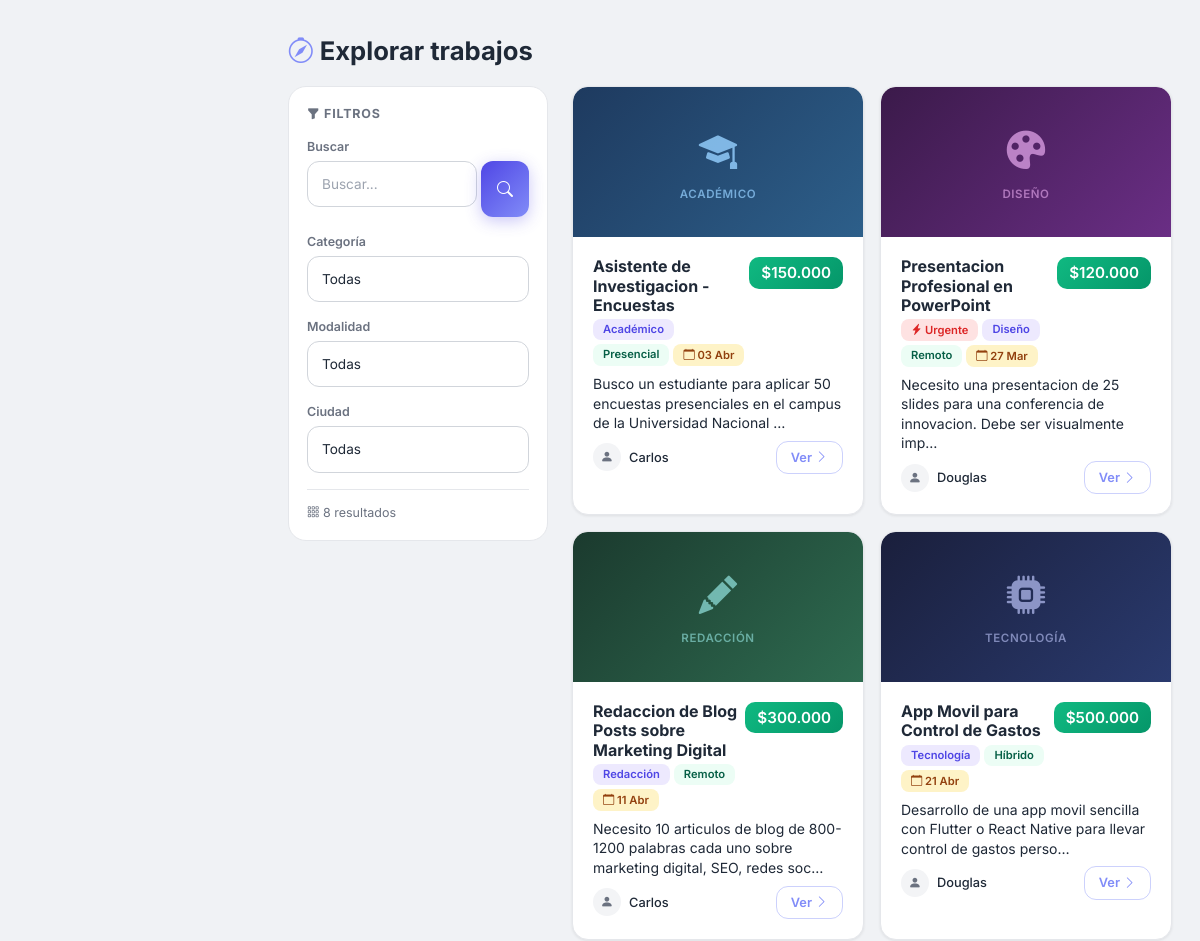
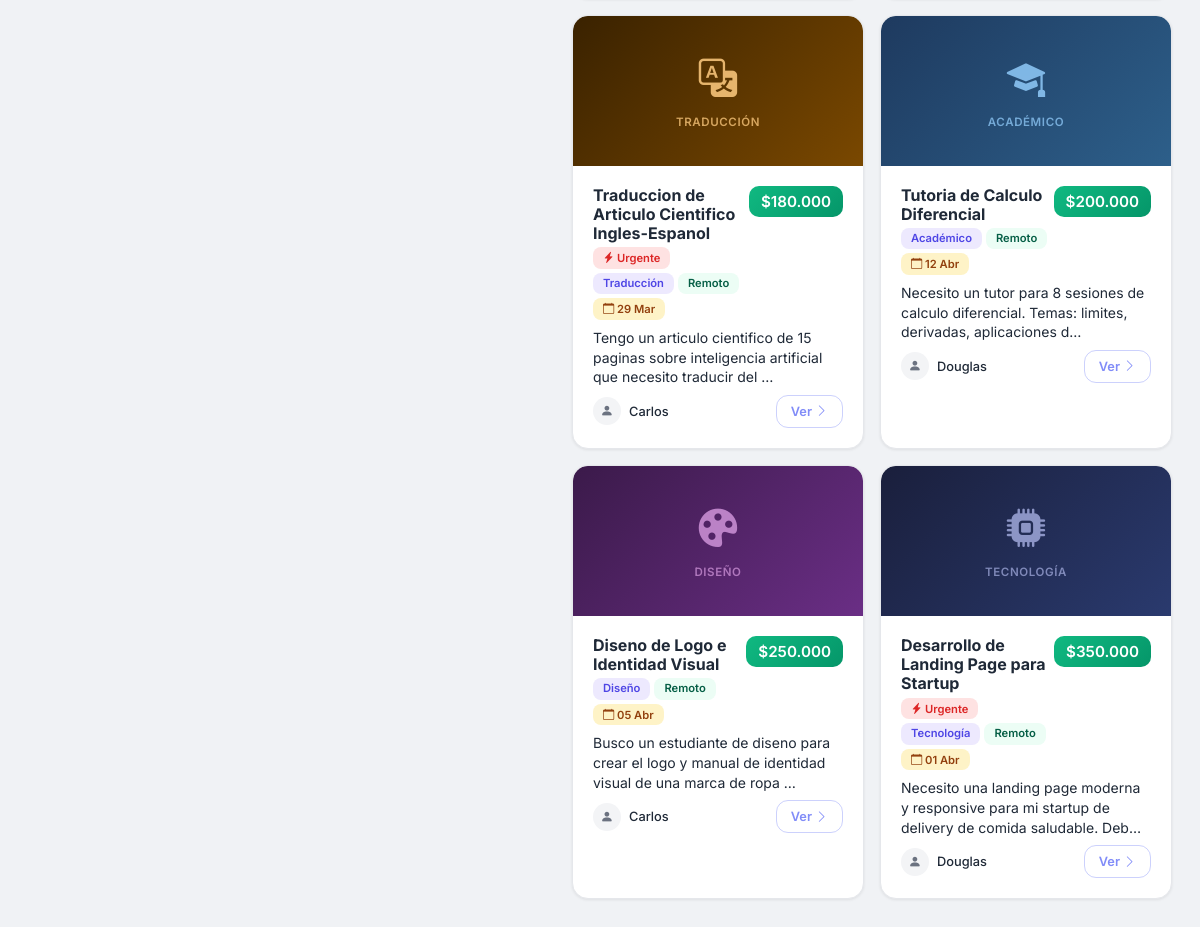
The app's page /jobs/, older data (2 pictures, top to bottom).
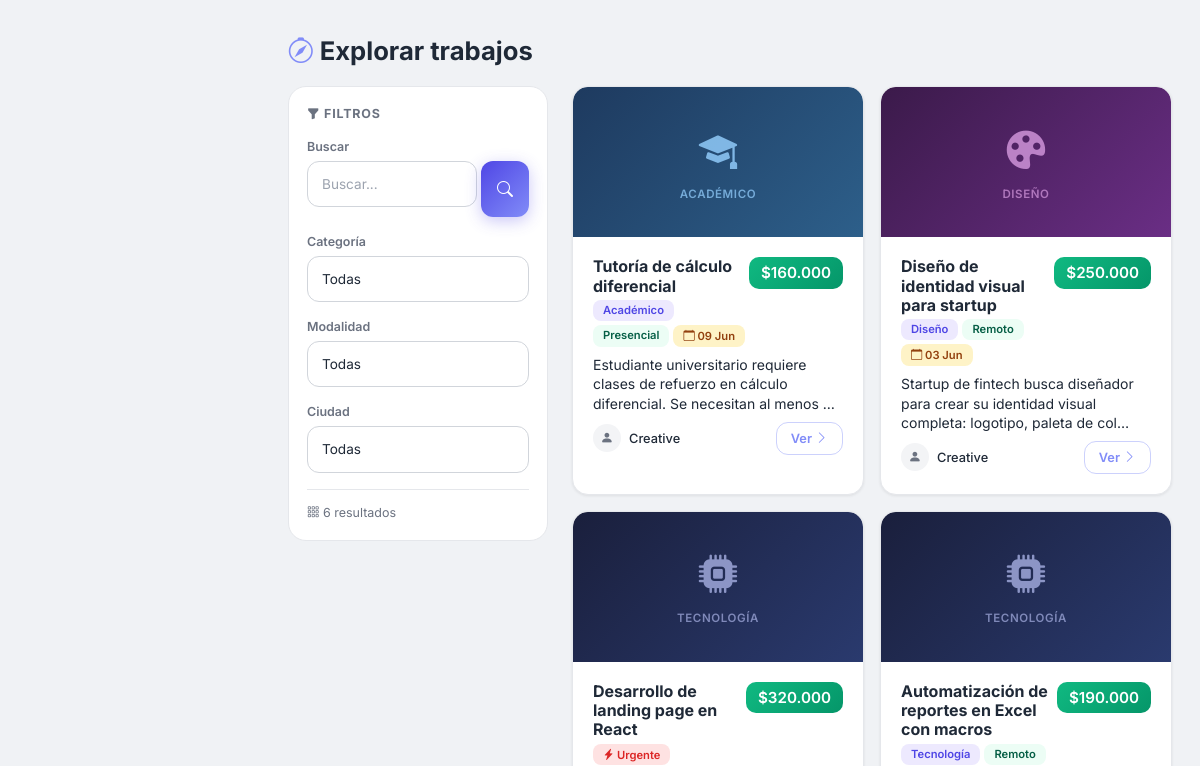
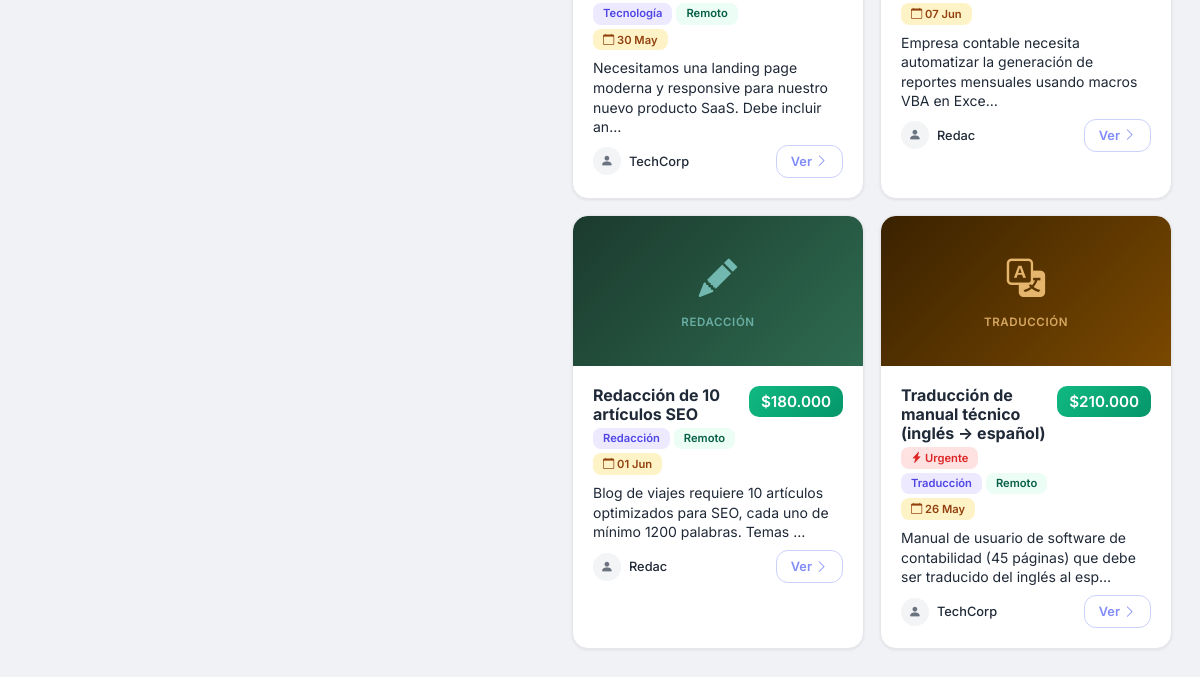
The same page, newer data (2 pictures, top to bottom).
### jobs/models.py (models this page shows, shortened)
class Job(models.Model):
    class Estado(models.TextChoices):
        DISPONIBLE = 'disponible', 'Disponible'
        EN_PROCESO = 'en_proceso', 'En proceso'
        FINALIZADO = 'finalizado', 'Finalizado'
    class Categoria(models.TextChoices):
        ACADEMICO = 'academico', 'Académico'
        TECNOLOGIA = 'tecnologia', 'Tecnología'
        DISENO = 'diseno', 'Diseño'
        REDACCION = 'redaccion', 'Redacción'
        TRADUCCION = 'traduccion', 'Traducción'
        OTRO = 'otro', 'Otro'
    class Modalidad(models.TextChoices):
        PRESENCIAL = 'presencial', 'Presencial'
        REMOTO = 'remoto', 'Remoto'
        HIBRIDO = 'hibrido', 'Híbrido'
    titulo = models.CharField(max_length=200)
    descripcion = models.TextField()
    requisitos = models.TextField(blank=True, verbose_name='Requisitos')
    habilidades_requeridas = models.CharField(max_length=300, blank=True, verbose_name='Habilidades requeridas')
    pago = models.DecimalField(max_digits=10, decimal_places=2)
    estado = models.CharField(max_length=20, choices=Estado.choices, default=Estado.DISPONIBLE)
    categoria = models.CharField(max_length=20, choices=Categoria.choices, default=Categoria.OTRO)
    modalidad = models.CharField(max_length=20, choices=Modalidad.choices, default=Modalidad.REMOTO)
    ubicacion = models.CharField(max_length=200, blank=True, verbose_name='Ubicación')
    duracion_estimada = models.CharField(max_length=100, blank=True, verbose_name='Duración estimada')
    urgente = models.BooleanField(default=False)
    imagen = models.ImageField(upload_to='trabajos/', blank=True, null=True)
    creador = models.ForeignKey(settings.AUTH_USER_MODEL, on_delete=models.CASCADE, related_name='trabajos_creados')
    asignado = models.ForeignKey(settings.AUTH_USER_MODEL, on_delete=models.SET_NULL, null=True, blank=True, related_name='trabajos_asignados')
    fecha_limite = models.DateField()
    created_at = models.DateTimeField(auto_now_add=True)
    updated_at = models.DateTimeField(auto_now=True)
    class Meta:
        verbose_name = 'Trabajo'
        verbose_name_plural = 'Trabajos'
        ordering = ['-created_at']

### accounts/models.py (models this page shows, shortened)
class User(AbstractUser):
    class Rol(models.TextChoices):
        ESTUDIANTE = 'estudiante', 'Estudiante'
        EMPLEADOR = 'empleador', 'Necesito un trabajo hecho'
    rol = models.CharField(max_length=20, choices=Rol.choices, default=Rol.EMPLEADOR)
    foto = models.ImageField(upload_to='perfiles/', blank=True, null=True)
    cedula = models.CharField(max_length=20, blank=True, verbose_name='Documento de identidad')
    telefono = models.CharField(max_length=20, blank=True)
    direccion = models.CharField(max_length=255, blank=True, verbose_name='Ubicación / Dirección')
    fecha_nacimiento = models.DateField(null=True, blank=True)
    habilidades = models.TextField(blank=True, help_text='Separa las habilidades con comas')
    calificacion_promedio = models.DecimalField(max_digits=3, decimal_places=2, default=0)
    universidad = models.CharField(max_length=200, blank=True)
    carrera = models.CharField(max_length=200, blank=True)
    semestre = models.PositiveSmallIntegerField(null=True, blank=True)
    foto_carnet = models.ImageField(upload_to='carnets/', blank=True, null=True, verbose_name='Foto del carnet estudiantil')
    pregunta_seguridad = models.CharField(max_length=255, blank=True)
    respuesta_seguridad = models.CharField(max_length=255, blank=True)
    class Meta:
        verbose_name = 'Usuario'
        verbose_name_plural = 'Usuarios'

### jobs/views.py (the view)
# urls.py: path('', views.job_list, name='job_list'),
def job_list(request):
    jobs = Job.objects.filter(estado=Job.Estado.DISPONIBLE)
    q = request.GET.get('q', '')
    categoria = request.GET.get('categoria', '')
    modalidad = request.GET.get('modalidad', '')
    ubicacion = request.GET.get('ubicacion', '')
    if q:
        jobs = jobs.filter(Q(titulo__icontains=q) | Q(descripcion__icontains=q))
    if categoria:
        jobs = jobs.filter(categoria=categoria)
    if modalidad:
        jobs = jobs.filter(modalidad=modalidad)
    if ubicacion:
        jobs = jobs.filter(ubicacion__icontains=ubicacion)
    ciudades = (
        Job.objects.filter(estado=Job.Estado.DISPONIBLE)
        .exclude(ubicacion='')
        .values_list('ubicacion', flat=True)
        .distinct()
    )
    return render(request, 'jobs/job_list.html', {
        'jobs': jobs,
        'q': q,
        'categoria': categoria,
        'modalidad': modalidad,
        'ubicacion': ubicacion,
        'categorias': Job.Categoria.choices,
        'modalidades': Job.Modalidad.choices,
        'ciudades': ciudades,
    })

### accounts/templatetags/form_tags.py (called while the page is built)
@register.filter(name='cop')
def cop(value):
    try:
        value = int(float(value))
        formatted = f'{value:,.0f}'.replace(',', '.')
        return f'${formatted}'
    except (ValueError, TypeError):
        return value

### notifications/context_processors.py (called while the page is built)
def notif_count(request):
    if request.user.is_authenticated:
        return {'notif_count': Notification.objects.filter(usuario=request.user, leida=False).count()}
    return {'notif_count': 0}

### templates/jobs/job_list.html (shortened to what this page needs)
{% extends 'base.html' %}
{% load form_tags %}
{% block content %}
{% if user.is_authenticated and not user.es_estudiante %}
<div class="section-title"><i class="bi bi-compass" style="color: var(--primary-light);"></i> Explorar mercado</div>
<div class="card mb-3" style="border-left: 4px solid var(--primary-light);">
    <div class="card-body py-3 d-flex justify-content-between align-items-center gap-2">
        <div style="color:var(--text-secondary); font-size:0.88rem;">
            <i class="bi bi-info-circle"></i> Estás viendo el mercado como empleador. Para gestionar tus trabajos ve a <a href="{% url 'jobs:my_jobs' %}" style="color:var(--primary-light); font-weight:600;">Mis publicaciones</a>.
        </div>
        <a href="{% url 'jobs:job_create' %}" class="btn btn-primary btn-sm" style="white-space:nowrap; border-radius:10px; font-weight:700;">
            <i class="bi bi-plus-lg"></i> Publicar
        </a>
    </div>
</div>
{% else %}
<div class="section-title"><i class="bi bi-compass" style="color: var(--primary-light);"></i> Explorar trabajos</div>
{% endif %}
<div class="list-layout">
    <aside class="list-filters desktop-filters">
        <div class="filter-title"><i class="bi bi-funnel-fill"></i> Filtros</div>
        <form method="get" id="desktopFilterForm">
            <label style="font-size:0.78rem; font-weight:600; color:var(--text-secondary); margin-bottom:4px; display:block;">Buscar</label>
            <div class="d-flex gap-1 mb-3">
                <input type="text" name="q" class="form-control" placeholder="Buscar..." value="{{ q }}" style="font-size:0.85rem;">
                <button class="btn btn-primary px-3" type="submit"><i class="bi bi-search"></i></button>
            </div>
            <label style="font-size:0.78rem; font-weight:600; color:var(--text-secondary); margin-bottom:4px; display:block;">Categoría</label>
            <select name="categoria" class="form-select mb-3" onchange="this.form.submit()" style="font-size:0.85rem;">
                <option value="">Todas</option>
            </select>
            <label style="font-size:0.78rem; font-weight:600; color:var(--text-secondary); margin-bottom:4px; display:block;">Modalidad</label>
            <select name="modalidad" class="form-select mb-3" onchange="this.form.submit()" style="font-size:0.85rem;">
                <option value="">Todas</option>
            </select>
            {% if ciudades %}
            <label style="font-size:0.78rem; font-weight:600; color:var(--text-secondary); margin-bottom:4px; display:block;">Ciudad</label>
            <select name="ubicacion" class="form-select mb-3" onchange="this.form.submit()" style="font-size:0.85rem;">
                <option value="">Todas</option>
            </select>
            {% endif %}
        </form>
        <div style="margin-top:16px; padding-top:14px; border-top:1px solid var(--border); font-size:0.78rem; color:var(--text-secondary);">
            <i class="bi bi-grid-3x3-gap"></i> {{ jobs|length }} resultado{{ jobs|length|pluralize:"s" }}
        </div>
    </aside>
    <main>
        <div class="job-grid">
{% for job in jobs %}
<div class="card mb-3">
    <div class="card-thumb">
        {% if job.imagen %}
        <img src="{{ job.imagen.url }}" alt="{{ job.titulo }}">
        {% else %}
        <div class="card-thumb-placeholder ct-{{ job.categoria }}">
            {% if job.categoria == 'academico' %}
            <i class="bi bi-mortarboard-fill"></i><span>Académico</span>
            {% elif job.categoria == 'tecnologia' %}
            <i class="bi bi-cpu-fill"></i><span>Tecnología</span>
            {% elif job.categoria == 'diseno' %}
            <i class="bi bi-palette-fill"></i><span>Diseño</span>
            {% elif job.categoria == 'redaccion' %}
            <i class="bi bi-pencil-fill"></i><span>Redacción</span>
            {% elif job.categoria == 'traduccion' %}
            <i class="bi bi-translate"></i><span>Traducción</span>
            {% else %}
            <i class="bi bi-briefcase-fill"></i><span>Otro</span>
            {% endif %}
        </div>
        {% endif %}
    </div>
    <div class="card-body">
        <div style="display:flex; justify-content:space-between; align-items:flex-start;">
            <div style="flex:1;">
                <h5 style="font-weight:700; font-size:1rem; margin-bottom:4px; color:var(--text);">{{ job.titulo }}</h5>
                <div class="d-flex flex-wrap gap-1 mb-2">
                    {% if job.urgente %}
                    <span class="badge" style="background:var(--badge-red-bg); color:var(--badge-red-text); font-size:0.7rem;"><i class="bi bi-lightning-charge-fill"></i> Urgente</span>
                    {% endif %}
                    <span class="badge" style="background:var(--badge-indigo-bg); color:var(--badge-indigo-text); font-size:0.7rem;">{{ job.get_categoria_display }}</span>
                    <span class="badge" style="background:var(--badge-green-bg); color:var(--badge-green-text); font-size:0.7rem;">{{ job.get_modalidad_display }}</span>
                    <span class="badge" style="background:var(--badge-amber-bg); color:var(--badge-amber-text); font-size:0.7rem;"><i class="bi bi-calendar"></i> {{ job.fecha_limite|date:"d M" }}</span>
                </div>
            </div>
            <span class="badge" style="background: linear-gradient(135deg,#10B981,#059669); color:#fff; font-size:0.95rem; padding:8px 12px; border-radius:10px;">
                {{ job.pago|cop }}
            </span>
        </div>
        <p class="small mb-2" style="line-height:1.4; color:var(--text);">{{ job.descripcion|truncatechars:100 }}</p>
        <div style="display:flex; justify-content:space-between; align-items:center;">
            <a href="{% url 'accounts:user_detail' job.creador.pk %}" class="d-flex align-items-center gap-2 text-decoration-none" style="color: var(--text);">
                {% if job.creador.foto %}
                <img src="{{ job.creador.foto.url }}" class="avatar" style="width:28px;height:28px;">
                {% else %}
                <div class="avatar" style="width:28px;height:28px;font-size:0.8rem;"><i class="bi bi-person-fill"></i></div>
                {% endif %}
                <span style="font-size:0.8rem; font-weight:500;">{{ job.creador.first_name|default:job.creador.username }}</span>
            </a>
            <a href="{% url 'jobs:job_detail' job.pk %}" class="btn btn-outline-primary btn-sm" style="font-size:0.8rem; padding:6px 14px;">
                Ver <i class="bi bi-chevron-right"></i>
            </a>
        </div>
    </div>
</div>
{% endfor %}
        </div>
    </main>
</div>
{% endblock %}

### templates/base.html (shortened to what this page needs)
<!DOCTYPE html>
<html lang="es">
<head>
    <link href="https://cdn.jsdelivr.net/npm/bootstrap@5.3.3/dist/css/bootstrap.min.css" rel="stylesheet">
    <link href="https://cdn.jsdelivr.net/npm/bootstrap-icons@1.11.3/font/bootstrap-icons.min.css" rel="stylesheet">
</head>
<body>
    <div class="app-layout">
        <main class="content-wrapper">
            {% block content %}{% endblock %}
        </main>
    </div>
</body>
</html>

### templates/base.html (style rules this page uses)
:root { --primary: #4F46E5; --primary-light: #818CF8; --primary-dark: #3730A3; --accent: #F59E0B; --success: #10B981; --bg: #F0F2F5; --bg-secondary: #E5E7EB; --card-bg: #ffffff; --card-border: #E5E7EB; --card-shadow: 0 1px 3px rgba(0,0,0,0.08); --text: #1F2937; --text-secondary: #6B7280; --surface: #F9FAFB; --surface-alt: #F3F4F6; --border: #E5E7EB; --border-light: #F3F4F6; --nav-bg: rgba(255,255,255,0.95); --nav-border: #E5E7EB; --nav-text: #6B7280; --nav-text-hover: #1F2937; --input-bg: #ffffff; --input-border: #D1D5DB; --input-placeholder: #9CA3AF; --select-option-bg: #ffffff; --badge-indigo-bg: #EDE9FE; --badge-indigo-text: #4F46E5; --badge-blue-bg: #DBEAFE; --badge-blue-text: #1E40AF; --badge-amber-bg: #FEF3C7; --badge-amber-text: #92400E; --badge-red-bg: #FEE2E2; --badge-red-text: #DC2626; --badge-green-bg: #ECFDF5; --badge-green-text: #065F46; --badge-gray-bg: #E5E7EB; --badge-gray-text: #374151; --icon-indigo-bg: #EDE9FE; --icon-blue-bg: #DBEAFE; --icon-amber-bg: #FEF3C7; --icon-green-bg: #D1FAE5; --icon-red-bg: #FEE2E2; --icon-purple-bg: #EDE9FE; --icon-purple-text: #6D28D9; --money: #10B981; --star-active: #F59E0B; --star-inactive: #D1D5DB; --toast-bg: rgba(255,255,255,0.95); --toast-text: #1F2937; --scrollbar-thumb: rgba(0,0,0,0.12); --scrollbar-hover: rgba(0,0,0,0.2); --close-filter: none; --nav-height: 64px; --safe-bottom: env(safe-area-inset-bottom, 0px); --sidebar-width: 260px; }
* { box-sizing: border-box; }
body { font-family: 'Inter', -apple-system, BlinkMacSystemFont, sans-serif; background: var(--bg); color: var(--text); min-height: 100vh; margin: 0; padding-bottom: calc(var(--nav-height) + var(--safe-bottom) + 12px); -webkit-font-smoothing: antialiased; }
.card { border: 1px solid var(--card-border); background: var(--card-bg); border-radius: 16px; box-shadow: var(--card-shadow); overflow: hidden; }
.card-body { padding: 16px; }
.btn { border-radius: 12px; font-weight: 600; transition: all 0.2s; }
.btn-primary { background: linear-gradient(135deg, var(--primary), var(--primary-light)); border: none; box-shadow: 0 4px 16px rgba(79,70,229,0.3); }
.btn-outline-primary { border-color: rgba(129,140,248,0.4); color: var(--primary-light); }
.content-wrapper { max-width: 540px; margin: 0 auto; padding: 16px 12px; position: relative; z-index: 1; }
.form-control, .form-select { border-radius: 12px; padding: 12px 14px; border: 1px solid var(--input-border); font-size: 0.95rem; transition: all 0.2s; background: var(--input-bg); color: var(--text); }
.form-control::placeholder { color: var(--input-placeholder); }
.form-select { color: var(--text); }
.form-select option { background: var(--select-option-bg); color: var(--text); }
.badge { border-radius: 8px; font-weight: 600; padding: 5px 10px; }
.avatar { width: 44px; height: 44px; border-radius: 50%; object-fit: cover; background: var(--surface-alt); display: flex; align-items: center; justify-content: center; color: var(--text-secondary); font-size: 1.3rem; flex-shrink: 0; }
.section-title { font-weight: 700; font-size: 1.4rem; margin-bottom: 16px; color: var(--text); }
@media (min-width: 992px) { body { padding-bottom: 0; } }
@media (min-width: 992px) { .app-layout { margin-left: var(--sidebar-width); } }
@media (min-width: 992px) { .content-wrapper { max-width: 780px; padding: 32px 28px; } }
@media (min-width: 992px) { .card-body { padding: 20px; } }
@media (min-width: 992px) { .section-title { font-size: 1.6rem; } }

Row changes from the older to the newer data that the page shows:
removed Job: shows "ACADÉMICO", titulo "Asistente de Investigacion - Encuestas", categoria "Académico", modalidad "Presencial", fecha_limite "03 Abr", pago|cop "$150.000", descripcion "Busco un estudiante para aplicar 50 encuestas presenciales en el campus de la Universidad Nacional …", creador.first_name "Carlos"
removed Job: shows "DISEÑO", titulo "Presentacion Profesional en PowerPoint", urgente True (drawn), categoria "Diseño", modalidad "Remoto", fecha_limite "27 Mar", pago|cop "$120.000", descripcion "Necesito una presentacion de 25 slides para una conferencia de innovacion. Debe ser visualmente imp…", creador.first_name "Douglas"
removed Job: shows "REDACCIÓN", titulo "Redaccion de Blog Posts sobre Marketing Digital", categoria "Redacción", modalidad "Remoto", fecha_limite "11 Abr", pago|cop "$300.000", descripcion "Necesito 10 articulos de blog de 800-1200 palabras cada uno sobre marketing digital, SEO, redes soc…", creador.first_name "Carlos"
removed Job: shows "TECNOLOGÍA", titulo "App Movil para Control de Gastos", categoria "Tecnología", modalidad "Híbrido", fecha_limite "21 Abr", pago|cop "$500.000", descripcion "Desarrollo de una app movil sencilla con Flutter o React Native para llevar control de gastos perso…", creador.first_name "Douglas"
removed Job: shows "TRADUCCIÓN", titulo "Traduccion de Articulo Cientifico Ingles-Espanol", urgente True (drawn), categoria "Traducción", modalidad "Remoto", fecha_limite "29 Mar", pago|cop "$180.000", descripcion "Tengo un articulo cientifico de 15 paginas sobre inteligencia artificial que necesito traducir del …", creador.first_name "Carlos"
removed Job: shows "ACADÉMICO", titulo "Tutoria de Calculo Diferencial", categoria "Académico", modalidad "Remoto", fecha_limite "12 Abr", pago|cop "$200.000", descripcion "Necesito un tutor para 8 sesiones de calculo diferencial. Temas: limites, derivadas, aplicaciones d…", creador.first_name "Douglas"
removed Job: shows "DISEÑO", titulo "Diseno de Logo e Identidad Visual", categoria "Diseño", modalidad "Remoto", fecha_limite "05 Abr", pago|cop "$250.000", descripcion "Busco un estudiante de diseno para crear el logo y manual de identidad visual de una marca de ropa …", creador.first_name "Carlos"
removed Job: shows "TECNOLOGÍA", titulo "Desarrollo de Landing Page para Startup", urgente True (drawn), categoria "Tecnología", modalidad "Remoto", fecha_limite "01 Abr", pago|cop "$350.000", descripcion "Necesito una landing page moderna y responsive para mi startup de delivery de comida saludable. Deb…", creador.first_name "Douglas"
added Job: shows "ACADÉMICO", titulo "Tutoría de cálculo diferencial", categoria "Académico", modalidad "Presencial", fecha_limite "09 Jun", pago|cop "$160.000", descripcion "Estudiante universitario requiere clases de refuerzo en cálculo diferencial. Se necesitan al menos …", creador.first_name "Creative"
added Job: shows "DISEÑO", titulo "Diseño de identidad visual para startup", categoria "Diseño", modalidad "Remoto", fecha_limite "03 Jun", pago|cop "$250.000", descripcion "Startup de fintech busca diseñador para crear su identidad visual completa: logotipo, paleta de col…", creador.first_name "Creative"
added Job: shows "TECNOLOGÍA", titulo "Desarrollo de landing page en React", urgente True (drawn), categoria "Tecnología", modalidad "Remoto", fecha_limite "30 May", pago|cop "$320.000", descripcion "Necesitamos una landing page moderna y responsive para nuestro nuevo producto SaaS. Debe incluir an…", creador.first_name "TechCorp"
added Job: shows "TECNOLOGÍA", titulo "Automatización de reportes en Excel con macros", categoria "Tecnología", modalidad "Remoto", fecha_limite "07 Jun", pago|cop "$190.000", descripcion "Empresa contable necesita automatizar la generación de reportes mensuales usando macros VBA en Exce…", creador.first_name "Redac"
added Job: shows "REDACCIÓN", titulo "Redacción de 10 artículos SEO", categoria "Redacción", modalidad "Remoto", fecha_limite "01 Jun", pago|cop "$180.000", descripcion "Blog de viajes requiere 10 artículos optimizados para SEO, cada uno de mínimo 1200 palabras. Temas …", creador.first_name "Redac"
added Job: shows "TRADUCCIÓN", titulo "Traducción de manual técnico (inglés → español)", urgente True (drawn), categoria "Traducción", modalidad "Remoto", fecha_limite "26 May", pago|cop "$210.000", descripcion "Manual de usuario de software de contabilidad (45 páginas) que debe ser traducido del inglés al esp…", creador.first_name "TechCorp"
Text that changed along with them:
{{ jobs|length }}: "8" → "6"
